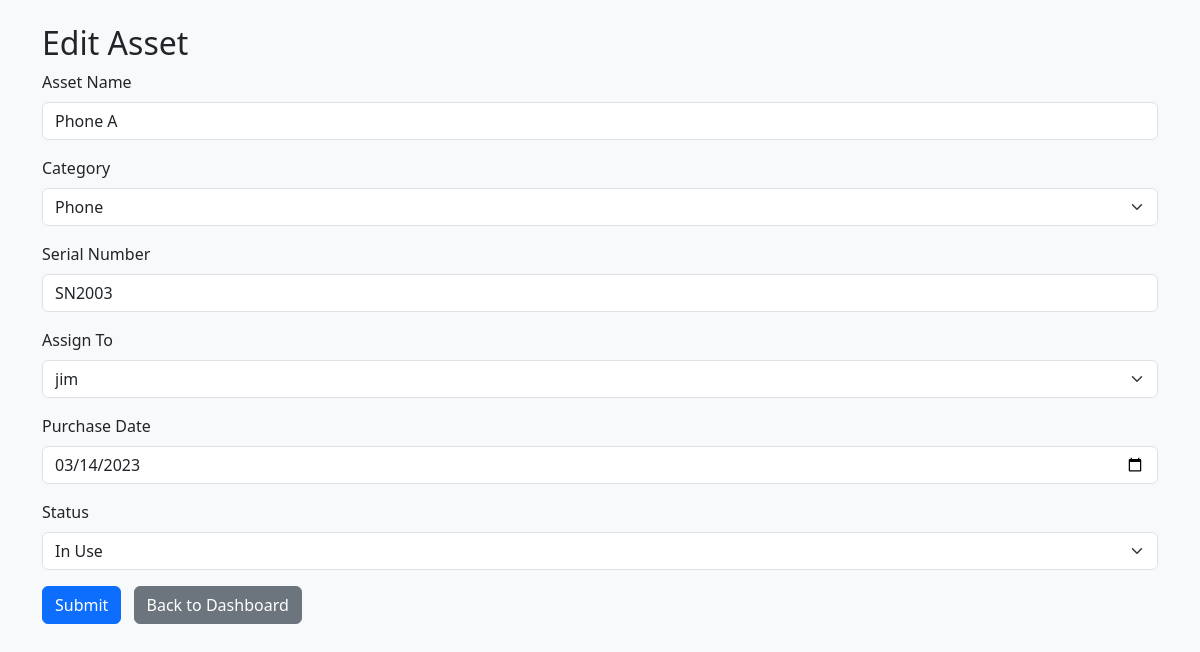
Before: /assets/edit/3 (signed in) with the older database file.
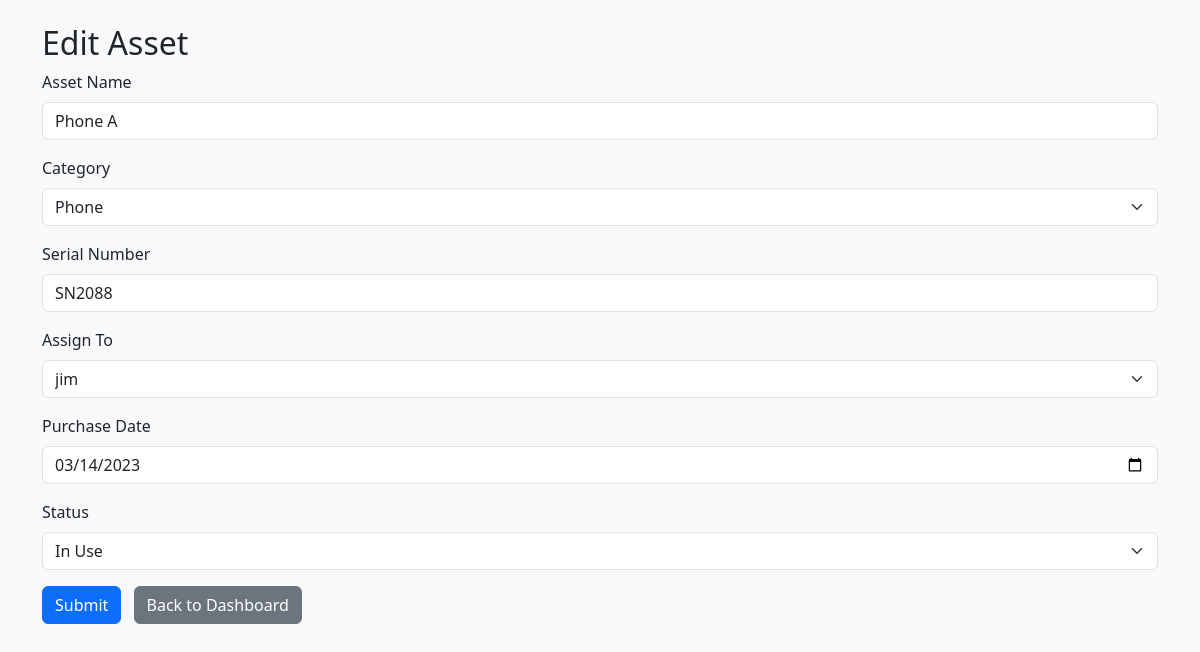
After: the same page with the newer database file.
### models.py (models this page shows)
class Asset(db.Model):
    id = db.Column(db.Integer, primary_key=True)
    name = db.Column(db.String(100), nullable=False)
    category = db.Column(db.String(50), nullable=False)
    serial_number = db.Column(db.String(100), unique=True, nullable=False)
    assigned_to_id = db.Column(db.Integer, db.ForeignKey('user.id'))
    assigned_user = db.relationship('User', backref='assets')
    purchase_date = db.Column(db.Date)
    status = db.Column(db.String(50), default="Available")

### app.py (the view)
@app.route('/assets/edit/<int:asset_id>', methods=['GET', 'POST'])
def edit_asset(asset_id):
    if 'username' not in session:
        return redirect(url_for('login'))
    asset = Asset.query.get_or_404(asset_id)
    if session['role'] != 'admin' and (
        not asset.assigned_user or asset.assigned_user.username != session['username']
    ):
        flash("You can only edit assets assigned to you.", "danger")
        return redirect(url_for('dashboard'))
    form = AssetForm(obj=asset)
    form.assigned_to.choices = [(user.id, user.username) for user in User.query.all()]
    if form.validate_on_submit():
        asset.name = form.name.data
        asset.category = form.category.data
        asset.serial_number = form.serial_number.data
        asset.assigned_to_id = form.assigned_to.data
        asset.purchase_date = form.purchase_date.data
        asset.status = form.status.data
        db.session.commit()
        flash('Asset updated successfully!', 'success')
        return redirect(url_for('dashboard'))
    else:
        form.assigned_to.data = asset.assigned_to_id
    return render_template('add_asset.html', form=form)

### forms.py
class AssetForm(FlaskForm):
    name = StringField('Asset Name', validators=[DataRequired()])
    category = SelectField('Category', choices=[
        ('Laptop', 'Laptop'),
        ('Monitor', 'Monitor'),
        ('Phone', 'Phone'),
        ('Tablet', 'Tablet'),
        ('Peripheral', 'Peripheral'),
        ('Other', 'Other')
    ], validators=[DataRequired()])
    serial_number = StringField('Serial Number', validators=[DataRequired()])
    assigned_to = SelectField('Assign To', coerce=int, validators=[DataRequired()])
    purchase_date = DateField('Purchase Date', format='%Y-%m-%d')
    status = SelectField('Status', choices=[
        ('Available', 'Available'),
        ('In Use', 'In Use'),
        ('Faulty', 'Faulty'),
        ('Retired', 'Retired')
    ], validators=[DataRequired()])
    submit = SubmitField('Submit')

### templates/add_asset.html (shortened to what this page needs)
{% extends "base.html" %}
{% block content %}
<h2>{{ 'Edit Asset' if form.name.data else 'Add Asset' }}</h2>
<form method="POST">
    <div class="mb-3">
        {{ form.name.label(class="form-label") }}
        {{ form.name(class="form-control") }}
    </div>
    <div class="mb-3">
        {{ form.category.label(class="form-label") }}
        {{ form.category(class="form-select") }}
    </div>
    <div class="mb-3">
        {{ form.serial_number.label(class="form-label") }}
        {{ form.serial_number(class="form-control") }}
    </div>
    <div class="mb-3">
        {{ form.assigned_to.label(class="form-label") }}
        {{ form.assigned_to(class="form-select") }}
    </div>
    <div class="mb-3">
        {{ form.purchase_date.label(class="form-label") }}
        {{ form.purchase_date(class="form-control") }}
    </div>
    <div class="mb-3">
        {{ form.status.label(class="form-label") }}
        {{ form.status(class="form-select") }}
    </div>
    <button type="submit" class="btn btn-primary">{{ form.submit.label.text }}</button>
    <a href="{{ url_for('dashboard') }}" class="btn btn-secondary ms-2">Back to Dashboard</a>
</form>
{% endblock %}

Changed rows visible on the page:
changed Asset "Edit Asset": serial_number "SN2003" → "SN2088"
